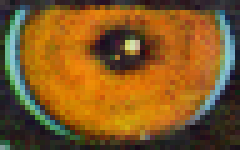
#> input picture trabalho_1/babooneye.png, 48 x 30 px (shown 5 times larger)
$ python exercicio_6.py
#> lines starting #> are read from the running program, lines starting #| are printed output that depends on the picture; after the words box and inside, x2 and y2 are one past the last pixel; in counts of white or black regions, pixels touching at a corner belong together

# Python program to illustrate
# multiscaling in template matching
import cv2
import numpy as np
import imutils


# Read the template
template = cv2.imread('babooneye.png')
#> template is the input picture: shape (30, 48, 3); mean B, G, R 35.6, 89.7, 130.9
template = cv2.cvtColor(template, cv2.COLOR_BGR2GRAY)
#> template: shape (30, 48)
template = cv2.Canny(template, 50, 200)
#> template: shape (30, 48); 20.6% white in thin lines or dots
(tH, tW) = template.shape[:2]
#> tH = 30; tW = 48

# Read the main image
img_rgb = cv2.imread('baboon.png')
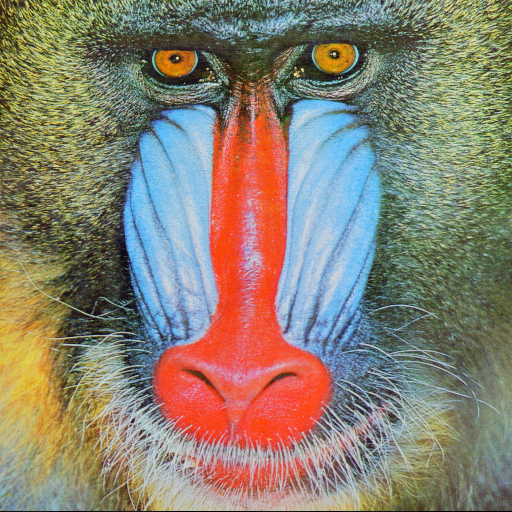
#> input picture trabalho_1/baboon.png, 512 x 512 px
#> img_rgb is the input picture: shape (512, 512, 3); mean B, G, R 113.1, 128.9, 137.4
img_gray = cv2.cvtColor(img_rgb, cv2.COLOR_BGR2GRAY)

found = None

for scale in np.linspace(0.2, 1.0, 20)[::-1]:

    resized = imutils.resize(img_gray, width = int(img_gray.shape[1] * scale))
    r = img_gray.shape[1] / float(resized.shape[1])

    if resized.shape[0] < tH or resized.shape[1] < tW:
        break

    borda = cv2.Canny(resized, 50, 200)
    result = cv2.matchTemplate(borda, template, cv2.TM_CCOEFF_NORMED)
    (_, maxVal, _, maxLoc) = cv2.minMaxLoc(result)

    clone = np.dstack([borda, borda, borda])
    cv2.rectangle(clone, (maxLoc[0], maxLoc[1]),
	(maxLoc[0] + tW, maxLoc[1] + tH), (0, 0, 255), 2)
    cv2.imshow("Visualize", clone)
    cv2.waitKey(0)

    found = (maxVal, maxLoc, r)
#> this loop made 20 passes
#> (maxVal, found) on passes 1 to 12: (0.977, (0.977, (151, 49), 1)), (0.336, (0.336, (144, 46), 1.04)), (0.225, (0.225, (138, 43), 1.09)), (0.193, (0.193, (271, 37), 1.15)), (0.17, (0.17, (123, 36), 1.2)), (0.194, (0.194, (165, 291), 1.27)), (0.203, (0.203, (145, 262), 1.34)), (0.195, (0.195, (151, 101), 1.42)), (0.188, (0.188, (136, 208), 1.51)), (0.177, (0.177, (99, 55), 1.62)), (0.157, (0.157, (163, 106), 1.73)), (0.17, (0.17, (98, 179), 1.87))
#> pass 1, `result = cv2.matchTemplate(borda, template, cv2.TM_CCOEFF_NORMED)`:
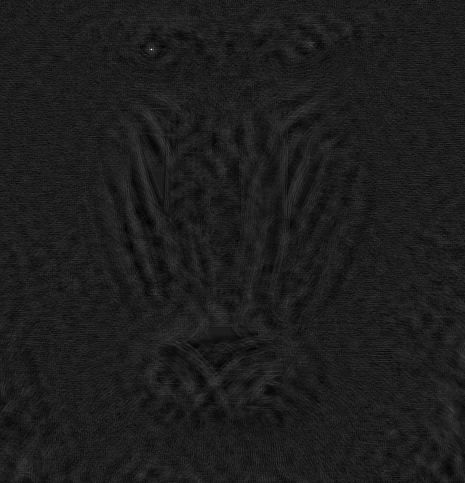
#> result: shape (483, 465) float32; min -0.127, max 0.977, mean 0.000566; drawn with min black and max white
#> pass 1, `cv2.imshow("Visualize", clone)`:
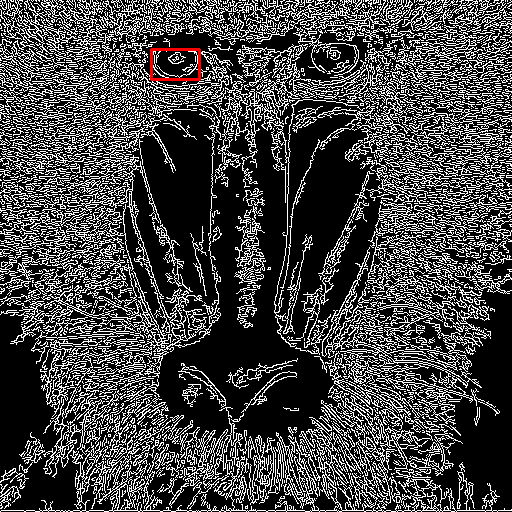
#> window 'Visualize': shape (512, 512, 3); mean B, G, R 68.6, 68.6, 69
#> after the loop: borda: shape (102, 102); 27.4% white in thin lines or dots
#> after the loop:
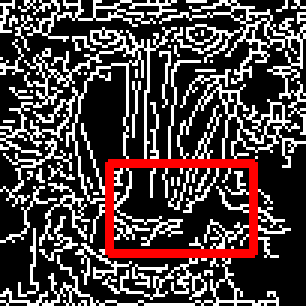
#> clone: shape (102, 102, 3) (shown 3 times larger); mean of channels 0, 1, 2 67.4, 67.4, 78.7; drawn as B, G, R
#> after the loop:
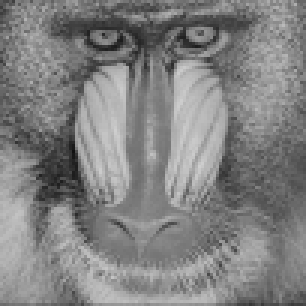
#> resized: shape (102, 102) (shown 3 times larger); min 16, max 206, mean 129.6
#> after the loop:
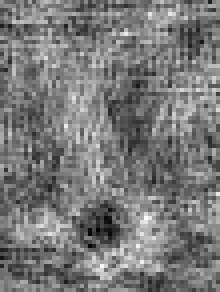
#> result: shape (73, 55) float32 (shown 4 times larger); min -0.1, max 0.114, mean 0.00186; drawn with min black and max white
# unpack the found varaible and compute the (x, y) coordinates
# of the bounding box based on the resized ratio
(_, maxLoc, r) = found
(startX, startY) = (int(maxLoc[0] * r), int(maxLoc[1] * r))
#> startX = 180; startY = 271
(endX, endY) = (int((maxLoc[0] + tW) * r), int((maxLoc[1] + tH) * r))
#> endX = 421; endY = 421

# draw a bounding box around the detected result and display the image
cv2.rectangle(img_rgb, (startX, startY), (endX, endY), (0, 0, 255), 2)
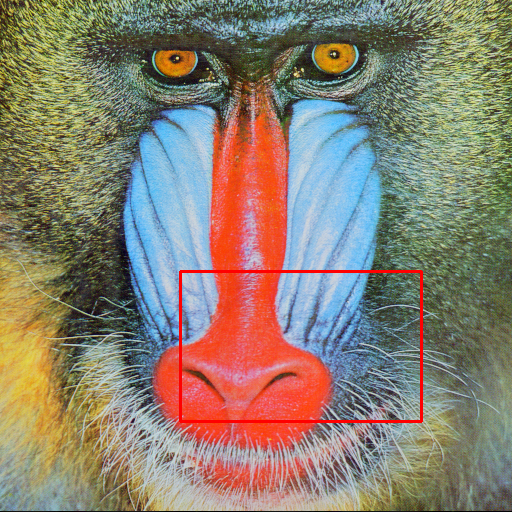
#> img_rgb: shape (512, 512, 3); 0.89% of pixels changed, all inside (x1, y1, x2, y2) = (179, 270, 423, 423)
cv2.imshow("Image", img_rgb)
cv2.waitKey(0)
